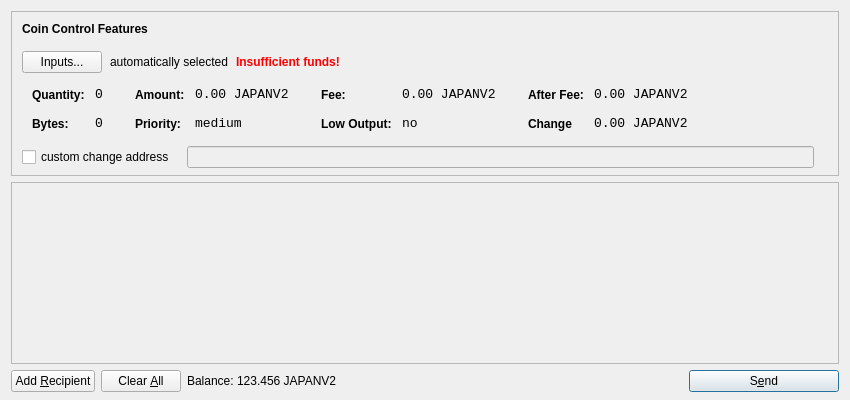
<?xml version="1.0" encoding="UTF-8"?>
<ui version="4.0">
 <class>SendCoinsDialog</class>
 <widget class="QDialog" name="SendCoinsDialog">
  <property name="geometry">
   <rect>
    <x>0</x>
    <y>0</y>
    <width>850</width>
    <height>400</height>
   </rect>
  </property>
  <property name="windowTitle">
   <string>Send Coins</string>
  </property>
  <layout class="QVBoxLayout" name="verticalLayout" stretch="0,1,0">
   <property name="bottomMargin">
    <number>8</number>
   </property>
   <item>
    <widget class="QFrame" name="frameCoinControl">
     <property name="sizePolicy">
      <sizepolicy hsizetype="Expanding" vsizetype="Expanding">
       <horstretch>0</horstretch>
       <verstretch>0</verstretch>
      </sizepolicy>
     </property>
     <property name="maximumSize">
      <size>
       <width>16777215</width>
       <height>16777215</height>
      </size>
     </property>
     <property name="frameShape">
      <enum>QFrame::StyledPanel</enum>
     </property>
     <property name="frameShadow">
      <enum>QFrame::Sunken</enum>
     </property>
     <layout class="QVBoxLayout" name="verticalLayoutCoinControl2">
      <property name="spacing">
       <number>-1</number>
      </property>
      <property name="leftMargin">
       <number>0</number>
      </property>
      <property name="topMargin">
       <number>0</number>
      </property>
      <property name="rightMargin">
       <number>0</number>
      </property>
      <property name="bottomMargin">
       <number>6</number>
      </property>
      <item>
       <layout class="QVBoxLayout" name="verticalLayoutCoinControl" stretch="0,0,0,0,1">
        <property name="spacing">
         <number>0</number>
        </property>
        <property name="leftMargin">
         <number>10</number>
        </property>
        <property name="topMargin">
         <number>10</number>
        </property>
        <item>
         <layout class="QHBoxLayout" name="horizontalLayoutCoinControl1">
          <property name="bottomMargin">
           <number>15</number>
          </property>
          <item>
           <widget class="QLabel" name="labelCoinControlFeatures">
            <property name="sizePolicy">
             <sizepolicy hsizetype="Preferred" vsizetype="Maximum">
              <horstretch>0</horstretch>
              <verstretch>0</verstretch>
             </sizepolicy>
            </property>
            <property name="font">
             <font>
              <weight>75</weight>
              <bold>true</bold>
             </font>
            </property>
            <property name="styleSheet">
             <string notr="true">font-weight:bold;</string>
            </property>
            <property name="text">
             <string>Coin Control Features</string>
            </property>
           </widget>
          </item>
         </layout>
        </item>
        <item>
         <layout class="QHBoxLayout" name="horizontalLayoutCoinControl2" stretch="0,0,0,0">
          <property name="spacing">
           <number>8</number>
          </property>
          <property name="bottomMargin">
           <number>10</number>
          </property>
          <item>
           <widget class="QPushButton" name="pushButtonCoinControl">
            <property name="styleSheet">
             <string notr="true"/>
            </property>
            <property name="text">
             <string>Inputs...</string>
            </property>
           </widget>
          </item>
          <item>
           <widget class="QLabel" name="labelCoinControlAutomaticallySelected">
            <property name="text">
             <string>automatically selected</string>
            </property>
            <property name="margin">
             <number>5</number>
            </property>
           </widget>
          </item>
          <item>
           <widget class="QLabel" name="labelCoinControlInsuffFunds">
            <property name="font">
             <font>
              <weight>75</weight>
              <bold>true</bold>
             </font>
            </property>
            <property name="styleSheet">
             <string notr="true">color:red;font-weight:bold;</string>
            </property>
            <property name="text">
             <string>Insufficient funds!</string>
            </property>
            <property name="margin">
             <number>5</number>
            </property>
           </widget>
          </item>
          <item>
           <spacer name="horizontalSpacerCoinControl">
            <property name="orientation">
             <enum>Qt::Horizontal</enum>
            </property>
            <property name="sizeHint" stdset="0">
             <size>
              <width>40</width>
              <height>1</height>
             </size>
            </property>
           </spacer>
          </item>
         </layout>
        </item>
        <item>
         <widget class="QWidget" name="widgetCoinControl" native="true">
          <property name="sizePolicy">
           <sizepolicy hsizetype="Preferred" vsizetype="Preferred">
            <horstretch>0</horstretch>
            <verstretch>0</verstretch>
           </sizepolicy>
          </property>
          <property name="minimumSize">
           <size>
            <width>0</width>
            <height>0</height>
           </size>
          </property>
          <property name="styleSheet">
           <string notr="true"/>
          </property>
          <layout class="QHBoxLayout" name="horizontalLayoutCoinControl5">
           <property name="margin">
            <number>0</number>
           </property>
           <item>
            <layout class="QHBoxLayout" name="horizontalLayoutCoinControl3" stretch="0,0,0,1">
             <property name="spacing">
              <number>20</number>
             </property>
             <property name="topMargin">
              <number>0</number>
             </property>
             <property name="bottomMargin">
              <number>10</number>
             </property>
             <item>
              <layout class="QFormLayout" name="formLayoutCoinControl1">
               <property name="horizontalSpacing">
                <number>10</number>
               </property>
               <property name="verticalSpacing">
                <number>14</number>
               </property>
               <property name="leftMargin">
                <number>10</number>
               </property>
               <property name="topMargin">
                <number>4</number>
               </property>
               <property name="rightMargin">
                <number>6</number>
               </property>
               <item row="0" column="0">
                <widget class="QLabel" name="labelCoinControlQuantityText">
                 <property name="styleSheet">
                  <string notr="true">font-weight:bold;</string>
                 </property>
                 <property name="text">
                  <string>Quantity:</string>
                 </property>
                 <property name="margin">
                  <number>0</number>
                 </property>
                </widget>
               </item>
               <item row="0" column="1">
                <widget class="QLabel" name="labelCoinControlQuantity">
                 <property name="font">
                  <font>
                   <family>Monospace</family>
                   <pointsize>10</pointsize>
                  </font>
                 </property>
                 <property name="cursor">
                  <cursorShape>IBeamCursor</cursorShape>
                 </property>
                 <property name="contextMenuPolicy">
                  <enum>Qt::ActionsContextMenu</enum>
                 </property>
                 <property name="text">
                  <string>0</string>
                 </property>
                 <property name="margin">
                  <number>0</number>
                 </property>
                 <property name="textInteractionFlags">
                  <set>Qt::LinksAccessibleByMouse|Qt::TextSelectableByKeyboard|Qt::TextSelectableByMouse</set>
                 </property>
                </widget>
               </item>
               <item row="1" column="0">
                <widget class="QLabel" name="labelCoinControlBytesText">
                 <property name="styleSheet">
                  <string notr="true">font-weight:bold;</string>
                 </property>
                 <property name="text">
                  <string>Bytes:</string>
                 </property>
                </widget>
               </item>
               <item row="1" column="1">
                <widget class="QLabel" name="labelCoinControlBytes">
                 <property name="font">
                  <font>
                   <family>Monospace</family>
                   <pointsize>10</pointsize>
                  </font>
                 </property>
                 <property name="cursor">
                  <cursorShape>IBeamCursor</cursorShape>
                 </property>
                 <property name="contextMenuPolicy">
                  <enum>Qt::ActionsContextMenu</enum>
                 </property>
                 <property name="text">
                  <string>0</string>
                 </property>
                 <property name="textInteractionFlags">
                  <set>Qt::LinksAccessibleByMouse|Qt::TextSelectableByKeyboard|Qt::TextSelectableByMouse</set>
                 </property>
                </widget>
               </item>
              </layout>
             </item>
             <item>
              <layout class="QFormLayout" name="formLayoutCoinControl2">
               <property name="horizontalSpacing">
                <number>10</number>
               </property>
               <property name="verticalSpacing">
                <number>14</number>
               </property>
               <property name="leftMargin">
                <number>6</number>
               </property>
               <property name="topMargin">
                <number>4</number>
               </property>
               <property name="rightMargin">
                <number>6</number>
               </property>
               <item row="0" column="0">
                <widget class="QLabel" name="labelCoinControlAmountText">
                 <property name="styleSheet">
                  <string notr="true">font-weight:bold;</string>
                 </property>
                 <property name="text">
                  <string>Amount:</string>
                 </property>
                 <property name="margin">
                  <number>0</number>
                 </property>
                </widget>
               </item>
               <item row="0" column="1">
                <widget class="QLabel" name="labelCoinControlAmount">
                 <property name="font">
                  <font>
                   <family>Monospace</family>
                   <pointsize>10</pointsize>
                  </font>
                 </property>
                 <property name="cursor">
                  <cursorShape>IBeamCursor</cursorShape>
                 </property>
                 <property name="contextMenuPolicy">
                  <enum>Qt::ActionsContextMenu</enum>
                 </property>
                 <property name="text">
                  <string>0.00 JAPANV2</string>
                 </property>
                 <property name="textInteractionFlags">
                  <set>Qt::LinksAccessibleByMouse|Qt::TextSelectableByKeyboard|Qt::TextSelectableByMouse</set>
                 </property>
                </widget>
               </item>
               <item row="1" column="0">
                <widget class="QLabel" name="labelCoinControlPriorityText">
                 <property name="styleSheet">
                  <string notr="true">font-weight:bold;</string>
                 </property>
                 <property name="text">
                  <string>Priority:</string>
                 </property>
                </widget>
               </item>
               <item row="1" column="1">
                <widget class="QLabel" name="labelCoinControlPriority">
                 <property name="font">
                  <font>
                   <family>Monospace</family>
                   <pointsize>10</pointsize>
                  </font>
                 </property>
                 <property name="cursor">
                  <cursorShape>IBeamCursor</cursorShape>
                 </property>
                 <property name="contextMenuPolicy">
                  <enum>Qt::ActionsContextMenu</enum>
                 </property>
                 <property name="text">
                  <string>medium</string>
                 </property>
                 <property name="textInteractionFlags">
                  <set>Qt::LinksAccessibleByMouse|Qt::TextSelectableByKeyboard|Qt::TextSelectableByMouse</set>
                 </property>
                </widget>
               </item>
              </layout>
             </item>
             <item>
              <layout class="QFormLayout" name="formLayoutCoinControl3">
               <property name="horizontalSpacing">
                <number>10</number>
               </property>
               <property name="verticalSpacing">
                <number>14</number>
               </property>
               <property name="leftMargin">
                <number>6</number>
               </property>
               <property name="topMargin">
                <number>4</number>
               </property>
               <property name="rightMargin">
                <number>6</number>
               </property>
               <item row="0" column="0">
                <widget class="QLabel" name="labelCoinControlFeeText">
                 <property name="styleSheet">
                  <string notr="true">font-weight:bold;</string>
                 </property>
                 <property name="text">
                  <string>Fee:</string>
                 </property>
                 <property name="margin">
                  <number>0</number>
                 </property>
                </widget>
               </item>
               <item row="0" column="1">
                <widget class="QLabel" name="labelCoinControlFee">
                 <property name="font">
                  <font>
                   <family>Monospace</family>
                   <pointsize>10</pointsize>
                  </font>
                 </property>
                 <property name="cursor">
                  <cursorShape>IBeamCursor</cursorShape>
                 </property>
                 <property name="contextMenuPolicy">
                  <enum>Qt::ActionsContextMenu</enum>
                 </property>
                 <property name="text">
                  <string>0.00 JAPANV2</string>
                 </property>
                 <property name="textInteractionFlags">
                  <set>Qt::LinksAccessibleByMouse|Qt::TextSelectableByKeyboard|Qt::TextSelectableByMouse</set>
                 </property>
                </widget>
               </item>
               <item row="1" column="0">
                <widget class="QLabel" name="labelCoinControlLowOutputText">
                 <property name="styleSheet">
                  <string notr="true">font-weight:bold;</string>
                 </property>
                 <property name="text">
                  <string>Low Output:</string>
                 </property>
                </widget>
               </item>
               <item row="1" column="1">
                <widget class="QLabel" name="labelCoinControlLowOutput">
                 <property name="font">
                  <font>
                   <family>Monospace</family>
                   <pointsize>10</pointsize>
                  </font>
                 </property>
                 <property name="cursor">
                  <cursorShape>IBeamCursor</cursorShape>
                 </property>
                 <property name="contextMenuPolicy">
                  <enum>Qt::ActionsContextMenu</enum>
                 </property>
                 <property name="text">
                  <string>no</string>
                 </property>
                 <property name="textInteractionFlags">
                  <set>Qt::LinksAccessibleByMouse|Qt::TextSelectableByKeyboard|Qt::TextSelectableByMouse</set>
                 </property>
                </widget>
               </item>
              </layout>
             </item>
             <item>
              <layout class="QFormLayout" name="formLayoutCoinControl4">
               <property name="horizontalSpacing">
                <number>10</number>
               </property>
               <property name="verticalSpacing">
                <number>14</number>
               </property>
               <property name="leftMargin">
                <number>6</number>
               </property>
               <property name="topMargin">
                <number>4</number>
               </property>
               <property name="rightMargin">
                <number>6</number>
               </property>
               <item row="0" column="0">
                <widget class="QLabel" name="labelCoinControlAfterFeeText">
                 <property name="styleSheet">
                  <string notr="true">font-weight:bold;</string>
                 </property>
                 <property name="text">
                  <string>After Fee:</string>
                 </property>
                 <property name="margin">
                  <number>0</number>
                 </property>
                </widget>
               </item>
               <item row="0" column="1">
                <widget class="QLabel" name="labelCoinControlAfterFee">
                 <property name="font">
                  <font>
                   <family>Monospace</family>
                   <pointsize>10</pointsize>
                  </font>
                 </property>
                 <property name="cursor">
                  <cursorShape>IBeamCursor</cursorShape>
                 </property>
                 <property name="contextMenuPolicy">
                  <enum>Qt::ActionsContextMenu</enum>
                 </property>
                 <property name="text">
                  <string>0.00 JAPANV2</string>
                 </property>
                 <property name="textInteractionFlags">
                  <set>Qt::LinksAccessibleByMouse|Qt::TextSelectableByKeyboard|Qt::TextSelectableByMouse</set>
                 </property>
                </widget>
               </item>
               <item row="1" column="0">
                <widget class="QLabel" name="labelCoinControlChangeText">
                 <property name="styleSheet">
                  <string notr="true">font-weight:bold;</string>
                 </property>
                 <property name="text">
                  <string>Change</string>
                 </property>
                </widget>
               </item>
               <item row="1" column="1">
                <widget class="QLabel" name="labelCoinControlChange">
                 <property name="font">
                  <font>
                   <family>Monospace</family>
                   <pointsize>10</pointsize>
                  </font>
                 </property>
                 <property name="cursor">
                  <cursorShape>IBeamCursor</cursorShape>
                 </property>
                 <property name="contextMenuPolicy">
                  <enum>Qt::ActionsContextMenu</enum>
                 </property>
                 <property name="text">
                  <string>0.00 JAPANV2</string>
                 </property>
                 <property name="textInteractionFlags">
                  <set>Qt::LinksAccessibleByMouse|Qt::TextSelectableByKeyboard|Qt::TextSelectableByMouse</set>
                 </property>
                </widget>
               </item>
              </layout>
             </item>
            </layout>
           </item>
          </layout>
         </widget>
        </item>
        <item>
         <layout class="QHBoxLayout" name="horizontalLayoutCoinControl4" stretch="0,0,0">
          <property name="spacing">
           <number>12</number>
          </property>
          <property name="sizeConstraint">
           <enum>QLayout::SetDefaultConstraint</enum>
          </property>
          <property name="topMargin">
           <number>5</number>
          </property>
          <property name="rightMargin">
           <number>5</number>
          </property>
          <item>
           <widget class="QCheckBox" name="checkBoxCoinControlChange">
            <property name="text">
             <string>custom change address</string>
            </property>
           </widget>
          </item>
          <item>
           <widget class="QLineEdit" name="lineEditCoinControlChange">
            <property name="enabled">
             <bool>false</bool>
            </property>
            <property name="sizePolicy">
             <sizepolicy hsizetype="Expanding" vsizetype="Fixed">
              <horstretch>0</horstretch>
              <verstretch>0</verstretch>
             </sizepolicy>
            </property>
           </widget>
          </item>
          <item>
           <widget class="QLabel" name="labelCoinControlChangeLabel">
            <property name="sizePolicy">
             <sizepolicy hsizetype="Preferred" vsizetype="Expanding">
              <horstretch>0</horstretch>
              <verstretch>0</verstretch>
             </sizepolicy>
            </property>
            <property name="minimumSize">
             <size>
              <width>0</width>
              <height>0</height>
             </size>
            </property>
            <property name="text">
             <string/>
            </property>
            <property name="margin">
             <number>3</number>
            </property>
           </widget>
          </item>
         </layout>
        </item>
        <item>
         <spacer name="verticalSpacerCoinControl">
          <property name="orientation">
           <enum>Qt::Vertical</enum>
          </property>
          <property name="sizeHint" stdset="0">
           <size>
            <width>800</width>
            <height>1</height>
           </size>
          </property>
         </spacer>
        </item>
       </layout>
      </item>
     </layout>
    </widget>
   </item>
   <item>
    <widget class="QScrollArea" name="scrollArea">
     <property name="widgetResizable">
      <bool>true</bool>
     </property>
     <widget class="QWidget" name="scrollAreaWidgetContents">
      <property name="geometry">
       <rect>
        <x>0</x>
        <y>0</y>
        <width>830</width>
        <height>165</height>
       </rect>
      </property>
      <layout class="QVBoxLayout" name="verticalLayout_2">
       <property name="margin">
        <number>0</number>
       </property>
       <item>
        <layout class="QVBoxLayout" name="entries">
         <property name="spacing">
          <number>6</number>
         </property>
        </layout>
       </item>
       <item>
        <spacer name="verticalSpacer">
         <property name="orientation">
          <enum>Qt::Vertical</enum>
         </property>
         <property name="sizeHint" stdset="0">
          <size>
           <width>20</width>
           <height>40</height>
          </size>
         </property>
        </spacer>
       </item>
      </layout>
     </widget>
    </widget>
   </item>
   <item>
    <layout class="QHBoxLayout" name="horizontalLayout">
     <item>
      <widget class="QPushButton" name="addButton">
       <property name="toolTip">
        <string>Send to multiple recipients at once</string>
       </property>
       <property name="text">
        <string>Add &amp;Recipient</string>
       </property>
       <property name="icon">
        <iconset resource="../bitcoin.qrc">
         <normaloff>:/icons/add</normaloff>:/icons/add</iconset>
       </property>
       <property name="autoDefault">
        <bool>false</bool>
       </property>
      </widget>
     </item>
     <item>
      <widget class="QPushButton" name="clearButton">
       <property name="sizePolicy">
        <sizepolicy hsizetype="Minimum" vsizetype="Fixed">
         <horstretch>0</horstretch>
         <verstretch>0</verstretch>
        </sizepolicy>
       </property>
       <property name="toolTip">
        <string>Remove all transaction fields</string>
       </property>
       <property name="text">
        <string>Clear &amp;All</string>
       </property>
       <property name="icon">
        <iconset resource="../bitcoin.qrc">
         <normaloff>:/icons/remove</normaloff>:/icons/remove</iconset>
       </property>
       <property name="autoRepeatDelay">
        <number>300</number>
       </property>
       <property name="autoDefault">
        <bool>false</bool>
       </property>
      </widget>
     </item>
     <item>
      <layout class="QHBoxLayout" name="horizontalLayout_2">
       <property name="spacing">
        <number>3</number>
       </property>
       <item>
        <widget class="QLabel" name="label">
         <property name="sizePolicy">
          <sizepolicy hsizetype="Preferred" vsizetype="Fixed">
           <horstretch>0</horstretch>
           <verstretch>0</verstretch>
          </sizepolicy>
         </property>
         <property name="text">
          <string>Balance:</string>
         </property>
        </widget>
       </item>
       <item>
        <widget class="QLabel" name="labelBalance">
         <property name="sizePolicy">
          <sizepolicy hsizetype="Preferred" vsizetype="Fixed">
           <horstretch>0</horstretch>
           <verstretch>0</verstretch>
          </sizepolicy>
         </property>
         <property name="cursor">
          <cursorShape>IBeamCursor</cursorShape>
         </property>
         <property name="text">
          <string>123.456 JAPANV2</string>
         </property>
         <property name="textInteractionFlags">
          <set>Qt::LinksAccessibleByMouse|Qt::TextSelectableByKeyboard|Qt::TextSelectableByMouse</set>
         </property>
        </widget>
       </item>
      </layout>
     </item>
     <item>
      <spacer name="horizontalSpacer">
       <property name="orientation">
        <enum>Qt::Horizontal</enum>
       </property>
       <property name="sizeHint" stdset="0">
        <size>
         <width>40</width>
         <height>20</height>
        </size>
       </property>
      </spacer>
     </item>
     <item>
      <widget class="QPushButton" name="sendButton">
       <property name="minimumSize">
        <size>
         <width>150</width>
         <height>0</height>
        </size>
       </property>
       <property name="toolTip">
        <string>Confirm the send action</string>
       </property>
       <property name="text">
        <string>S&amp;end</string>
       </property>
       <property name="icon">
        <iconset resource="../bitcoin.qrc">
         <normaloff>:/icons/send</normaloff>:/icons/send</iconset>
       </property>
       <property name="default">
        <bool>true</bool>
       </property>
      </widget>
     </item>
    </layout>
   </item>
  </layout>
 </widget>
 <resources>
  <include location="../bitcoin.qrc"/>
 </resources>
 <connections/>
</ui>
